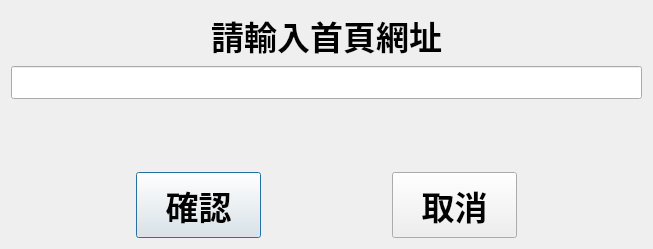
<?xml version="1.0" encoding="UTF-8"?>
<ui version="4.0">
 <class>SearchingPage</class>
 <widget class="QDialog" name="SearchingPage">
  <property name="geometry">
   <rect>
    <x>0</x>
    <y>0</y>
    <width>653</width>
    <height>249</height>
   </rect>
  </property>
  <property name="windowTitle">
   <string>監控網址</string>
  </property>
  <property name="accessibleName">
   <string/>
  </property>
  <layout class="QVBoxLayout" name="verticalLayout_2" stretch="1,10,0,0">
   <item>
    <widget class="QLabel" name="label">
     <property name="sizePolicy">
      <sizepolicy hsizetype="Preferred" vsizetype="Fixed">
       <horstretch>0</horstretch>
       <verstretch>0</verstretch>
      </sizepolicy>
     </property>
     <property name="font">
      <font>
       <pointsize>25</pointsize>
       <weight>75</weight>
       <bold>true</bold>
      </font>
     </property>
     <property name="text">
      <string>請輸入首頁網址</string>
     </property>
     <property name="alignment">
      <set>Qt::AlignCenter</set>
     </property>
    </widget>
   </item>
   <item>
    <widget class="QLineEdit" name="urlInput">
     <property name="sizePolicy">
      <sizepolicy hsizetype="Expanding" vsizetype="Fixed">
       <horstretch>0</horstretch>
       <verstretch>0</verstretch>
      </sizepolicy>
     </property>
     <property name="minimumSize">
      <size>
       <width>0</width>
       <height>33</height>
      </size>
     </property>
     <property name="sizeIncrement">
      <size>
       <width>0</width>
       <height>0</height>
      </size>
     </property>
     <property name="baseSize">
      <size>
       <width>0</width>
       <height>0</height>
      </size>
     </property>
    </widget>
   </item>
   <item>
    <spacer name="verticalSpacer">
     <property name="orientation">
      <enum>Qt::Vertical</enum>
     </property>
     <property name="sizeHint" stdset="0">
      <size>
       <width>20</width>
       <height>40</height>
      </size>
     </property>
    </spacer>
   </item>
   <item>
    <layout class="QHBoxLayout" name="horizontalLayout">
     <item>
      <spacer name="horizontalSpacer">
       <property name="orientation">
        <enum>Qt::Horizontal</enum>
       </property>
       <property name="sizeHint" stdset="0">
        <size>
         <width>40</width>
         <height>20</height>
        </size>
       </property>
      </spacer>
     </item>
     <item>
      <widget class="QPushButton" name="btn_yes">
       <property name="sizePolicy">
        <sizepolicy hsizetype="Expanding" vsizetype="Preferred">
         <horstretch>0</horstretch>
         <verstretch>0</verstretch>
        </sizepolicy>
       </property>
       <property name="font">
        <font>
         <pointsize>25</pointsize>
         <weight>75</weight>
         <bold>true</bold>
        </font>
       </property>
       <property name="text">
        <string>確認</string>
       </property>
      </widget>
     </item>
     <item>
      <spacer name="horizontalSpacer_2">
       <property name="orientation">
        <enum>Qt::Horizontal</enum>
       </property>
       <property name="sizeHint" stdset="0">
        <size>
         <width>40</width>
         <height>20</height>
        </size>
       </property>
      </spacer>
     </item>
     <item>
      <widget class="QPushButton" name="pushButton">
       <property name="sizePolicy">
        <sizepolicy hsizetype="Expanding" vsizetype="Expanding">
         <horstretch>0</horstretch>
         <verstretch>0</verstretch>
        </sizepolicy>
       </property>
       <property name="font">
        <font>
         <pointsize>25</pointsize>
         <weight>75</weight>
         <bold>true</bold>
        </font>
       </property>
       <property name="text">
        <string>取消</string>
       </property>
      </widget>
     </item>
     <item>
      <spacer name="horizontalSpacer_3">
       <property name="orientation">
        <enum>Qt::Horizontal</enum>
       </property>
       <property name="sizeHint" stdset="0">
        <size>
         <width>40</width>
         <height>20</height>
        </size>
       </property>
      </spacer>
     </item>
    </layout>
   </item>
  </layout>
 </widget>
 <resources/>
 <connections>
  <connection>
   <sender>pushButton</sender>
   <signal>clicked()</signal>
   <receiver>SearchingPage</receiver>
   <slot>close()</slot>
   <hints>
    <hint type="sourcelabel">
     <x>476</x>
     <y>216</y>
    </hint>
    <hint type="destinationlabel">
     <x>591</x>
     <y>175</y>
    </hint>
   </hints>
  </connection>
 </connections>
</ui>
